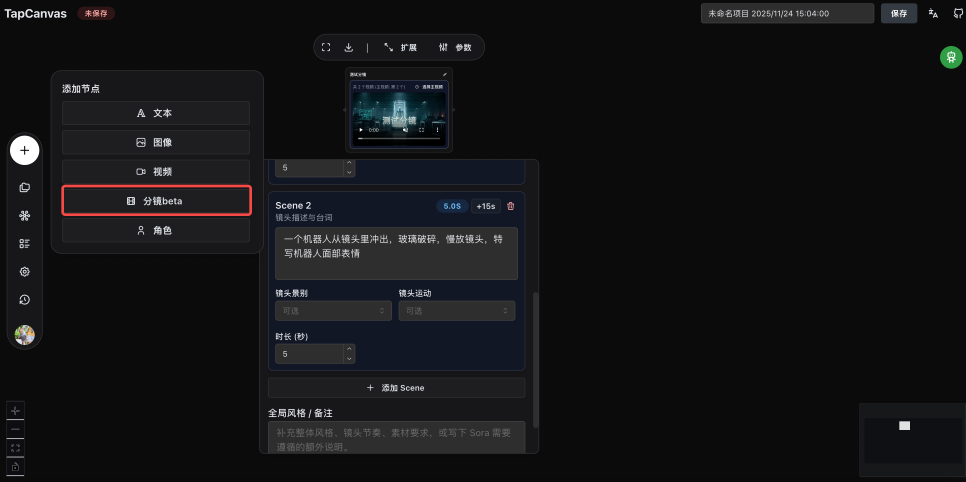
#> input picture assets/2025-11-24-storyboard-2.pic.jpg, 2898 x 1444 px (shown at 1/3 size)
$ python collage.py --input ../../../../../assets/2025-11-24-storyboard-2.pic.jpg --output out.png
#> lines starting #> are read from the running program, lines starting #| are printed output that depends on the picture
#!/usr/bin/env python3
"""
Local collage tool for TapCanvas agents skill.

Features:
- Compose N images into 2x2 or 3x3 grid (or auto grid).
- Accept local paths and http(s) URLs.
- Draw per-cell labels (e.g., role names).
- Deterministic output, no model call.
"""

from __future__ import annotations

import argparse
import io
import math
import os
import sys
import urllib.request
from typing import List, Sequence, Tuple

try:
    from PIL import Image, ImageColor, ImageDraw, ImageFont
except Exception as exc:  # pragma: no cover
    raise SystemExit(
        "Missing dependency Pillow. Install with: python3 -m pip install --upgrade pillow"
    ) from exc


def parse_args() -> argparse.Namespace:
    p = argparse.ArgumentParser(description="Create collage with optional per-cell labels.")
    p.add_argument("--input", dest="inputs", action="append", required=True, help="Image path or URL.")
    p.add_argument("--label", dest="labels", action="append", default=[], help="Per-cell label text.")
    p.add_argument("--output", required=True, help="Output image path (e.g. ./tmp/collage.png).")
    p.add_argument(
        "--grid",
        default="auto",
        choices=["auto", "2", "3"],
        help="Grid size. auto => 2 for <=4 images else 3.",
    )
    p.add_argument("--cell-size", type=int, default=640, help="Cell width/height in px.")
    p.add_argument("--divider-width", type=int, default=4, help="Divider width in px.")
    p.add_argument("--divider-color", default="#ffffff", help="Divider color, e.g. #ffffff.")
    p.add_argument("--font-size", type=int, default=30, help="Label font size in px.")
    p.add_argument("--font-path", default="", help="Optional TTF font path.")
    p.add_argument("--label-height", type=int, default=56, help="Label strip height in px.")
    p.add_argument("--label-bg-alpha", type=int, default=150, help="0-255 alpha for label strip.")
    p.add_argument(
        "--background",
        default="#000000",
        help="Canvas background color for empty cells and dividers.",
    )
    return p.parse_args()


def clamp(value: int, lo: int, hi: int) -> int:
    return max(lo, min(hi, value))


def resolve_grid(grid_arg: str, image_count: int) -> int:
    if grid_arg == "2":
        return 2
    if grid_arg == "3":
        return 3
    return 2 if image_count <= 4 else 3


def load_image(source: str) -> Image.Image:
    src = source.strip()
    if not src:
        raise ValueError("empty input source")
    if src.startswith("http://") or src.startswith("https://"):
        with urllib.request.urlopen(src, timeout=30) as resp:
            data = resp.read()
        return Image.open(io.BytesIO(data)).convert("RGB")
    if not os.path.exists(src):
        raise FileNotFoundError(f"input not found: {src}")
    return Image.open(src).convert("RGB")


def center_crop_resize(img: Image.Image, size: int) -> Image.Image:
    w, h = img.size
    if w <= 0 or h <= 0:
        raise ValueError("invalid image size")
    target_ratio = 1.0
    src_ratio = w / h
    if src_ratio > target_ratio:
        # Wider than square: crop width
        new_w = int(h * target_ratio)
        left = (w - new_w) // 2
        box = (left, 0, left + new_w, h)
    else:
        # Taller than square: crop height
        new_h = int(w / target_ratio)
        top = (h - new_h) // 2
        box = (0, top, w, top + new_h)
    return img.crop(box).resize((size, size), Image.Resampling.LANCZOS)


def load_font(font_path: str, font_size: int) -> ImageFont.FreeTypeFont | ImageFont.ImageFont:
    candidates = []
    if font_path:
        candidates.append(font_path)
    candidates.extend(
        [
            "/usr/share/fonts/opentype/noto/NotoSansCJK-Regular.ttc",
            "/usr/share/fonts/opentype/noto/NotoSansCJK-Bold.ttc",
            "/usr/share/fonts/truetype/noto/NotoSansCJK-Regular.ttc",
            "/System/Library/Fonts/PingFang.ttc",
            "/System/Library/Fonts/STHeiti Medium.ttc",
            "/System/Library/Fonts/Supplemental/Arial Unicode.ttf",
            "/usr/share/fonts/truetype/dejavu/DejaVuSans.ttf",
        ]
    )
    for candidate in candidates:
        try:
            return ImageFont.truetype(candidate, font_size)
        except Exception:
            continue
    return ImageFont.load_default()


def draw_label(
    canvas: Image.Image,
    text: str,
    top_left: Tuple[int, int],
    cell_size: int,
    label_height: int,
    font: ImageFont.FreeTypeFont | ImageFont.ImageFont,
    bg_alpha: int,
) -> None:
    if not text.strip():
        return
    x, y = top_left
    overlay = Image.new("RGBA", canvas.size, (0, 0, 0, 0))
    od = ImageDraw.Draw(overlay)
    y0 = y + cell_size - label_height
    y1 = y + cell_size
    od.rectangle([x, y0, x + cell_size, y1], fill=(0, 0, 0, bg_alpha))

    draw = ImageDraw.Draw(overlay)
    text_color = (255, 255, 255, 255)
    pad_x = 14
    max_w = cell_size - pad_x * 2
    rendered = text.strip()

    # Basic ellipsis truncation by rendered width
    bbox = draw.textbbox((0, 0), rendered, font=font)
    while bbox[2] - bbox[0] > max_w and len(rendered) > 1:
        rendered = rendered[:-1]
        candidate = rendered + "..."
        bbox = draw.textbbox((0, 0), candidate, font=font)
        if bbox[2] - bbox[0] <= max_w:
            rendered = candidate
            break

    tw = bbox[2] - bbox[0]
    th = bbox[3] - bbox[1]
    tx = x + (cell_size - tw) // 2
    ty = y0 + max(0, (label_height - th) // 2)
    draw.text((tx, ty), rendered, font=font, fill=text_color)
    canvas.alpha_composite(overlay)


def build_collage(
    images: Sequence[Image.Image],
    labels: Sequence[str],
    grid: int,
    cell_size: int,
    divider_width: int,
    divider_color: str,
    label_height: int,
    label_alpha: int,
    font: ImageFont.FreeTypeFont | ImageFont.ImageFont,
    background: str,
) -> Image.Image:
    grid = clamp(grid, 2, 3)
    cell_size = clamp(cell_size, 128, 4096)
    divider_width = clamp(divider_width, 0, 64)
    label_height = clamp(label_height, 20, cell_size // 2)
    label_alpha = clamp(label_alpha, 0, 255)
    _ = ImageColor.getrgb(background)  # validate
    divider_rgb = ImageColor.getrgb(divider_color)

    side = grid * cell_size + (grid - 1) * divider_width
    canvas = Image.new("RGBA", (side, side), ImageColor.getrgb(background) + (255,))
    draw = ImageDraw.Draw(canvas)

    if divider_width > 0:
        # vertical lines
        for c in range(1, grid):
            x = c * cell_size + (c - 1) * divider_width
            draw.rectangle([x, 0, x + divider_width - 1, side], fill=divider_rgb + (255,))
        # horizontal lines
        for r in range(1, grid):
            y = r * cell_size + (r - 1) * divider_width
            draw.rectangle([0, y, side, y + divider_width - 1], fill=divider_rgb + (255,))

    max_cells = grid * grid
    for i, img in enumerate(images[:max_cells]):
        row = i // grid
        col = i % grid
        x = col * (cell_size + divider_width)
        y = row * (cell_size + divider_width)
        tile = center_crop_resize(img, cell_size).convert("RGBA")
        canvas.alpha_composite(tile, (x, y))
        if i < len(labels):
            draw_label(
                canvas=canvas,
                text=labels[i],
                top_left=(x, y),
                cell_size=cell_size,
                label_height=label_height,
                font=font,
                bg_alpha=label_alpha,
            )

    return canvas.convert("RGB")


def main() -> int:
    args = parse_args()
    if not args.inputs:
        print("No input images.", file=sys.stderr)
        return 2

    try:
        images = [load_image(src) for src in args.inputs]
#> images = 1 item
    except Exception as exc:
        print(f"Failed to load input image: {exc}", file=sys.stderr)
        return 2

    grid = resolve_grid(args.grid, len(images))
#> grid = 2
    font = load_font(args.font_path, clamp(args.font_size, 12, 200))
    collage = build_collage(
        images=images,
        labels=args.labels or [],
        grid=grid,
        cell_size=args.cell_size,
        divider_width=args.divider_width,
        divider_color=args.divider_color,
        label_height=args.label_height,
        label_alpha=args.label_bg_alpha,
        font=font,
        background=args.background,
    )
#> in build_collage, `side = grid * cell_size + (grid - 1) * divider_width`: side = 1284
#> in build_collage, `max_cells = grid * grid`: max_cells = 4
#> the loop in build_collage, `for i, img in enumerate(images[:max_cells]):` made 1 pass
#> (row, col, w in center_crop_resize, h in center_crop_resize, target_ratio in center_crop_resize, src_ratio in center_crop_resize) on pass 1: (0, 0, 2898, 1444, 1, 2.01)
#> pass 1, in build_collage, `tile = center_crop_resize(img, cell_size).convert("RGBA")`:
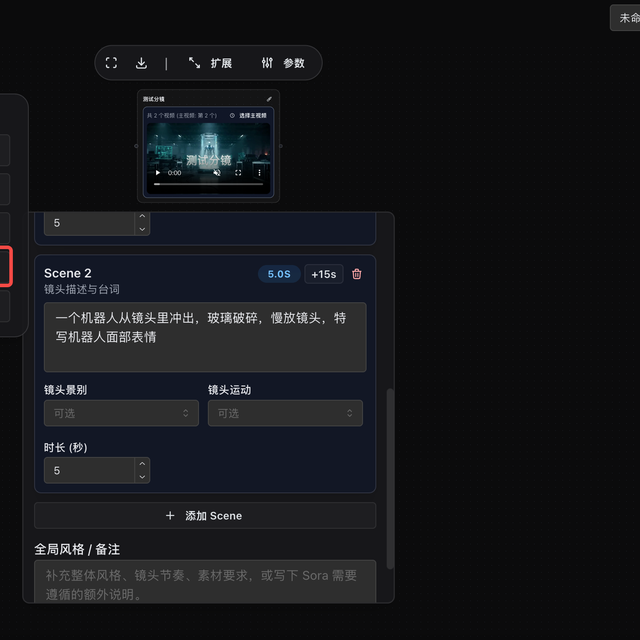
#> tile: PIL image 640x640 RGBA; mean R, G, B, A 21, 22.1, 25.2, 255
#> after the loop in build_collage, `for i, img in enumerate(images[:max_cells]):`:
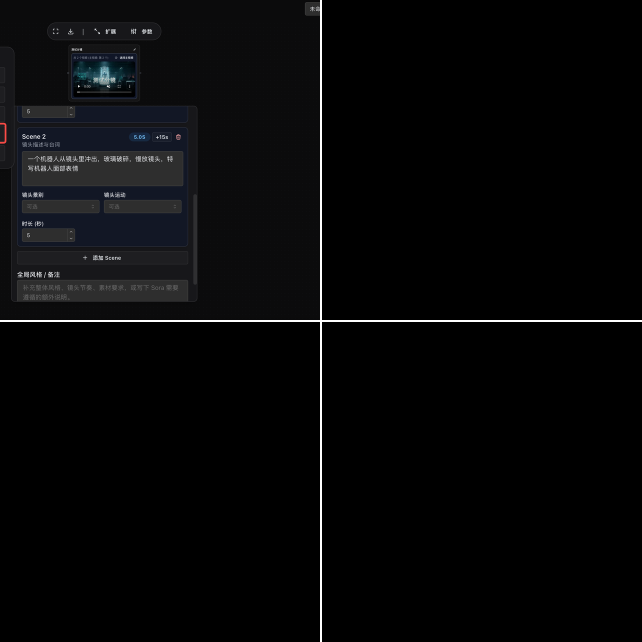
#> canvas: PIL image 1284x1284 RGBA (shown at 1/2 size); mean R, G, B, A 6.8, 7.1, 7.9, 255

    output = os.path.abspath(args.output)
    os.makedirs(os.path.dirname(output), exist_ok=True)
    collage.save(output)

    print(
        f"ok output={output} grid={grid} count={len(images)} size={collage.size[0]}x{collage.size[1]}",
        flush=True,
    )
#| ok output=apps/agents-cli/skills/tapcanvas-collage-local/scripts/out.png grid=2 count=1 size=1284x1284
    return 0


if __name__ == "__main__":
    raise SystemExit(main())
#> (the program exits here)

$ run again, on assets/2025-11-21-drafts.jpg
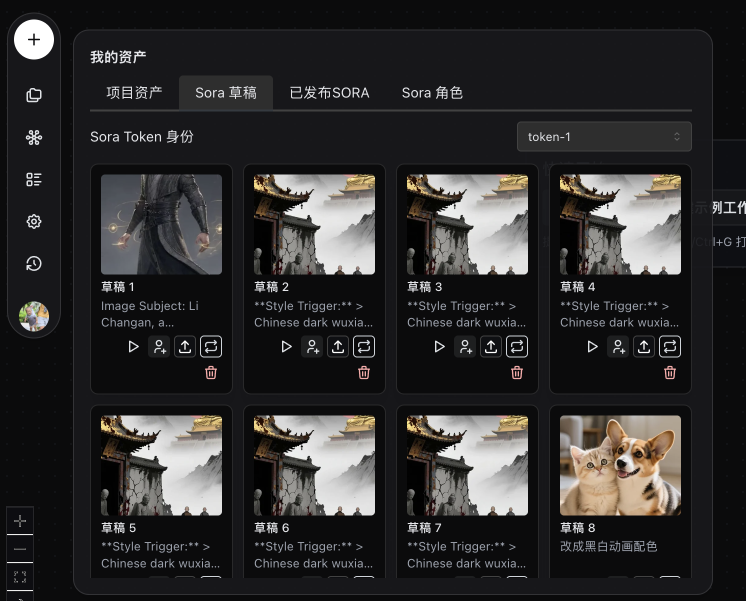
#> input picture assets/2025-11-21-drafts.jpg, 1492 x 1202 px (shown at 1/2 size)
#> images = 1 item
#> in main, `grid = resolve_grid(args.grid, len(images))`: grid = 2
#> side = 1284
#> max_cells = 4
#> the loop in build_collage, `for i, img in enumerate(images[:max_cells]):` made 1 pass
#> (row, col, w in center_crop_resize, h in center_crop_resize, target_ratio in center_crop_resize, src_ratio in center_crop_resize) on pass 1: (0, 0, 1492, 1202, 1, 1.24)
#> pass 1, in build_collage, `tile = center_crop_resize(img, cell_size).convert("RGBA")`:
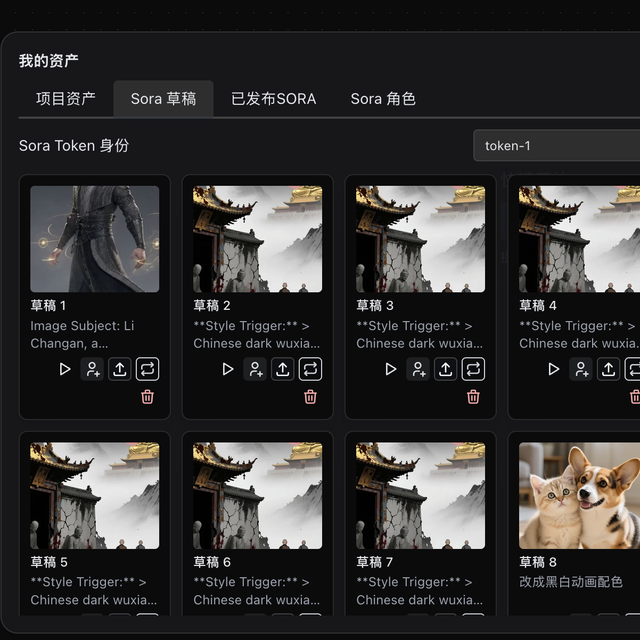
#> tile: PIL image 640x640 RGBA; mean R, G, B, A 52.4, 51.1, 51, 255
#> after the loop in build_collage, `for i, img in enumerate(images[:max_cells]):`:
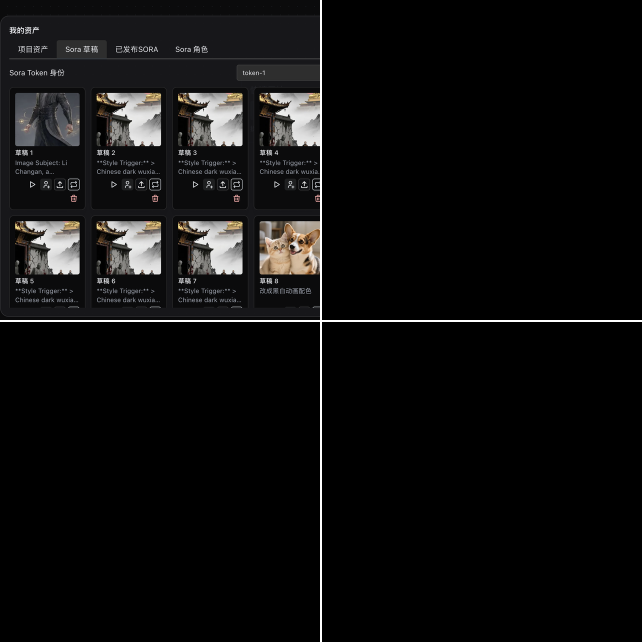
#> canvas: PIL image 1284x1284 RGBA (shown at 1/2 size); mean R, G, B, A 14.6, 14.3, 14.3, 255
#| ok output=apps/agents-cli/skills/tapcanvas-collage-local/scripts/out.png grid=2 count=1 size=1284x1284
